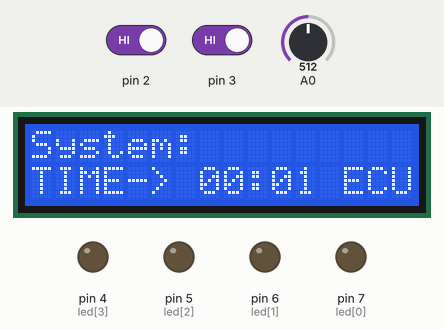
The sketch below on a simulated Arduino Uno, built with avr-gcc and run on an emulated ATmega328P. Parts: 16×2 character LCD, output pins drawn as LEDs (lit = HIGH). Dashed ring = blinking. Inputs (shaded band) come from the test bench; at power-on: pin 2 HIGH, pin 3 HIGH, A0 = 512.

Above: at 1.6 s.
1.7 s: pin 2 driven LOW
At 3.53 s:
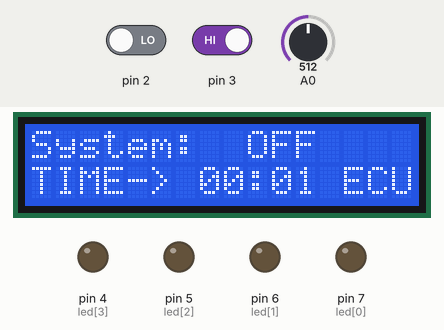
3.7 s: pin 2 driven HIGH
At 4.5 s:
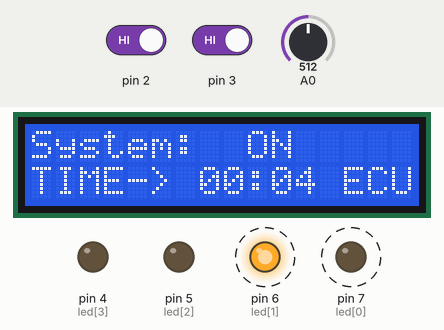
5.7 s: pin 3 driven LOW
At 8.12 s:
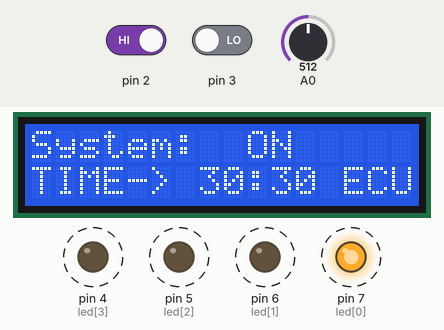
8.7 s: A0 set to 716
At 10.93 s:
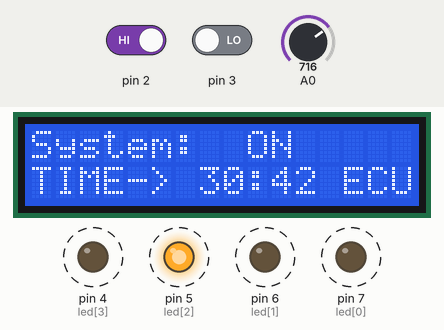
11.5 s: A0 set to 900
At 13.33 s:
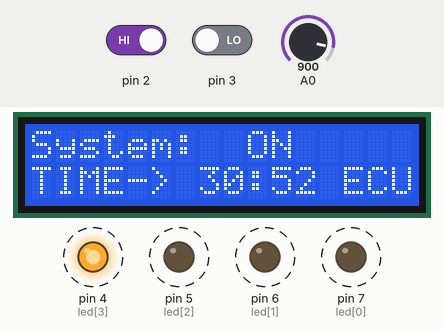
Timing chart, 0 to 14.5 s (numbered marks = the images above; inputs shaded):
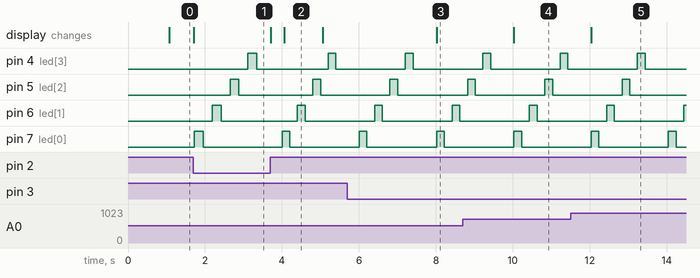

The sketch:

Domotica.ino
```cpp
#include <TimerOne.h>
#include <MsTimer2.h>
#include <LiquidCrystal.h>
LiquidCrystal lcd(13,12,11,10,9,8);

const int led[4]={7,6,5,4};
//Interrupciones
int on=0;
int modo=0;
//Variables
int segundos=0; //Minutos
int minutos=0; //Horas
int j,i,sec,minu;
//Conversor análogo
int conversor,conversor1;
int vol,dutty;
void setup() {
  lcd.begin(16,2);
  lcd.setCursor(0,0);
  lcd.print("System: ");
  for (i=0;i<4;i++){
    pinMode(led[i],OUTPUT);
  }
  attachInterrupt(digitalPinToInterrupt(2),activation,LOW);
  attachInterrupt(digitalPinToInterrupt(3),state,LOW);
  Timer1.initialize(1000000);
  Timer1.attachInterrupt(seconds);
  MsTimer2::set(60000,minutes);
  MsTimer2::start();
}

void loop() {
  if(modo==0 && on==1){
          for(j=0;j<5;j++){
//        lcd.setCursor(0,1);
//        lcd.print("                ");
        digitalWrite(led[j],HIGH);
        delay(200);
        digitalWrite(led[j],LOW);
        delay(200);
      }
  }
  if(modo==1){
      conversor=analogRead(0);
      segundos=(conversor*4)/68;
      lcd.setCursor(10,1);
      lcd.print(segundos);
  }
  if(modo==1 && on==1){
      conversor1=analogRead(1);
      minutos=(conversor1*4)/68;
      lcd.setCursor(7,1);
      lcd.print(minutos);
  }
}

void activation(){
  switch(on){
    case 0:
      lcd.setCursor(9,0);
      lcd.print("ON ");
      on++;
    break;
    case 1:
      lcd.setCursor(9,0);
      lcd.print("OFF");
      on=0;
    break;
  }
}
void state(){
  switch(modo){
    case 0:
      modo++;
    break;
    case 1:
        modo=1-modo;
    break;
  }
}
void seconds(){
  lcd.setCursor(0,1);
  lcd.print("TIME->");
  lcd.setCursor(12,1);
  lcd.print(" ECU");
  segundos++;
  if(segundos>60){
    segundos=0;
  }
  if(segundos<10){
    lcd.setCursor(10,1);
    lcd.print(String("0")+String(segundos));
  }else{
    lcd.setCursor(10,1);
    lcd.print(segundos);
  }
  if(minutos==0){
     lcd.setCursor(7,1);
     lcd.print("00:");
  }
}
void minutes(){
  minutos++;
  if(minutos>60){
    minutos=0;
  }
  if(minutos<10){
    lcd.setCursor(7,1);
    lcd.print(String("0")+String(minutos)+String(":"));
  }else{
    lcd.setCursor(7,1);
    lcd.print(String(minutos)+String(":"));
  }
}
```

Measured:
- after the input at 1.7 s, pin 4 (led[3]): LOW → HIGH after 1.4 s, → LOW 0.23 s later; pin 5 (led[2]): LOW → HIGH after 0.95 s, → LOW 0.23 s later; pin 6 (led[1]): LOW → HIGH after 0.49 s, → LOW 0.23 s later; pin 7 (led[0]): LOW → HIGH at once, → LOW 0.23 s later; the display: changes at once (image 1)
- after the input at 3.7 s, pin 4 (led[3]): LOW → HIGH after 1.5 s, → LOW 0.20 s later; pin 5 (led[2]): LOW → HIGH after 1.1 s, → LOW 0.20 s later; pin 6 (led[1]): LOW → HIGH after 0.70 s, → LOW 0.20 s later; pin 7 (led[0]): LOW → HIGH after 0.30 s, → LOW 0.20 s later; the display: first changes at once (image 2 shows a later state)
- after the input at 8.7 s, the display: changes after 1.3 s (image 4)
- after the input at 11.5 s, the display: changes after 0.54 s (image 5)
- what the display in image 2 shows lasts 1.0 s, from 4.1 s to 5.1 s
